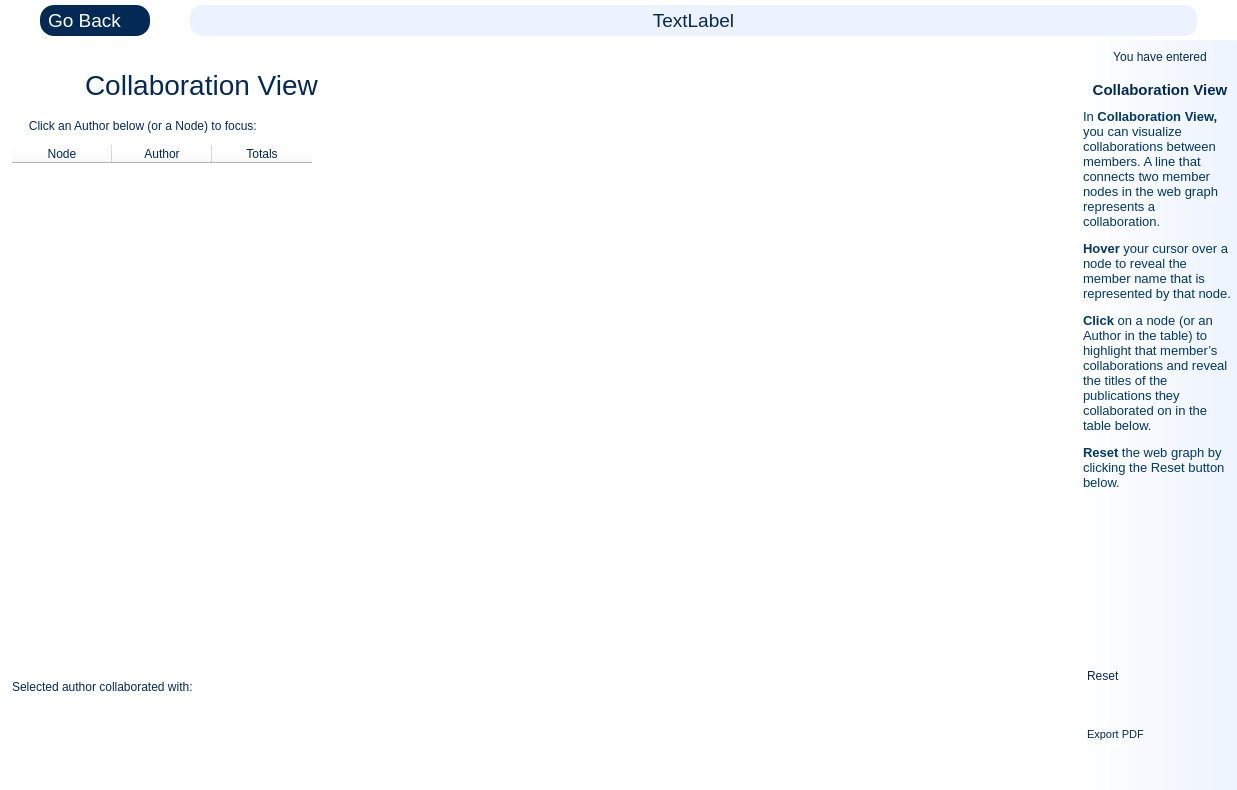
<?xml version="1.0" encoding="UTF-8"?>
<ui version="4.0">
 <class>CollabWebGraph</class>
 <widget class="QDialog" name="CollabWebGraph">
  <property name="geometry">
   <rect>
    <x>0</x>
    <y>0</y>
    <width>1237</width>
    <height>790</height>
   </rect>
  </property>
  <property name="windowTitle">
   <string>Collaboration View</string>
  </property>
  <property name="styleSheet">
   <string notr="true">background-color:rgb(255, 255, 255);</string>
  </property>
  <property name="sizeGripEnabled">
   <bool>false</bool>
  </property>
  <layout class="QVBoxLayout" name="verticalLayout">
   <property name="spacing">
    <number>0</number>
   </property>
   <property name="leftMargin">
    <number>0</number>
   </property>
   <property name="topMargin">
    <number>0</number>
   </property>
   <property name="rightMargin">
    <number>0</number>
   </property>
   <property name="bottomMargin">
    <number>0</number>
   </property>
   <item>
    <widget class="QFrame" name="frame">
     <property name="minimumSize">
      <size>
       <width>0</width>
       <height>40</height>
      </size>
     </property>
     <property name="maximumSize">
      <size>
       <width>16777215</width>
       <height>40</height>
      </size>
     </property>
     <property name="sizeIncrement">
      <size>
       <width>0</width>
       <height>0</height>
      </size>
     </property>
     <property name="frameShape">
      <enum>QFrame::NoFrame</enum>
     </property>
     <property name="frameShadow">
      <enum>QFrame::Plain</enum>
     </property>
     <layout class="QHBoxLayout" name="horizontalLayout_4">
      <property name="spacing">
       <number>0</number>
      </property>
      <property name="leftMargin">
       <number>0</number>
      </property>
      <property name="topMargin">
       <number>2</number>
      </property>
      <property name="rightMargin">
       <number>0</number>
      </property>
      <property name="bottomMargin">
       <number>0</number>
      </property>
      <item>
       <spacer name="horizontalSpacer_3">
        <property name="orientation">
         <enum>Qt::Horizontal</enum>
        </property>
        <property name="sizeType">
         <enum>QSizePolicy::Maximum</enum>
        </property>
        <property name="sizeHint" stdset="0">
         <size>
          <width>40</width>
          <height>20</height>
         </size>
        </property>
       </spacer>
      </item>
      <item>
       <widget class="QPushButton" name="pushButton_5">
        <property name="sizePolicy">
         <sizepolicy hsizetype="Fixed" vsizetype="Fixed">
          <horstretch>0</horstretch>
          <verstretch>0</verstretch>
         </sizepolicy>
        </property>
        <property name="minimumSize">
         <size>
          <width>110</width>
          <height>0</height>
         </size>
        </property>
        <property name="font">
         <font>
          <pointsize>14</pointsize>
          <weight>50</weight>
          <bold>false</bold>
         </font>
        </property>
        <property name="cursor">
         <cursorShape>PointingHandCursor</cursorShape>
        </property>
        <property name="styleSheet">
         <string notr="true">QPushButton {
color:white;
background-color:rgb(3, 41, 85);
border-radius: 14px;
padding:4px;

}
QPushButton:pressed {
	/* Color to use for clicking*/
    background-color: rgb(7, 100, 207);
    border-style: inset;
}



</string>
        </property>
        <property name="text">
         <string>Go Back    </string>
        </property>
        <property name="icon">
         <iconset>
          <normalon>:/BackButton.png</normalon>
         </iconset>
        </property>
        <property name="shortcut">
         <string>Ctrl+W</string>
        </property>
       </widget>
      </item>
      <item>
       <spacer name="horizontalSpacer_5">
        <property name="orientation">
         <enum>Qt::Horizontal</enum>
        </property>
        <property name="sizeType">
         <enum>QSizePolicy::Maximum</enum>
        </property>
        <property name="sizeHint" stdset="0">
         <size>
          <width>40</width>
          <height>20</height>
         </size>
        </property>
       </spacer>
      </item>
      <item>
       <widget class="QLabel" name="WG_FilePath">
        <property name="sizePolicy">
         <sizepolicy hsizetype="Ignored" vsizetype="Fixed">
          <horstretch>0</horstretch>
          <verstretch>0</verstretch>
         </sizepolicy>
        </property>
        <property name="minimumSize">
         <size>
          <width>0</width>
          <height>0</height>
         </size>
        </property>
        <property name="maximumSize">
         <size>
          <width>16777215</width>
          <height>16777215</height>
         </size>
        </property>
        <property name="font">
         <font>
          <pointsize>14</pointsize>
         </font>
        </property>
        <property name="focusPolicy">
         <enum>Qt::StrongFocus</enum>
        </property>
        <property name="styleSheet">
         <string notr="true">color:rgb(3, 41, 85);
background-color:#EDF3FE;
border-radius: 12px;
padding:4px;</string>
        </property>
        <property name="text">
         <string>TextLabel</string>
        </property>
        <property name="alignment">
         <set>Qt::AlignCenter</set>
        </property>
       </widget>
      </item>
      <item>
       <spacer name="horizontalSpacer_4">
        <property name="orientation">
         <enum>Qt::Horizontal</enum>
        </property>
        <property name="sizeType">
         <enum>QSizePolicy::Maximum</enum>
        </property>
        <property name="sizeHint" stdset="0">
         <size>
          <width>40</width>
          <height>20</height>
         </size>
        </property>
       </spacer>
      </item>
     </layout>
    </widget>
   </item>
   <item>
    <widget class="QFrame" name="frame_2">
     <property name="frameShape">
      <enum>QFrame::NoFrame</enum>
     </property>
     <property name="frameShadow">
      <enum>QFrame::Plain</enum>
     </property>
     <layout class="QHBoxLayout" name="horizontalLayout_2">
      <property name="spacing">
       <number>0</number>
      </property>
      <property name="leftMargin">
       <number>0</number>
      </property>
      <property name="topMargin">
       <number>0</number>
      </property>
      <property name="rightMargin">
       <number>0</number>
      </property>
      <property name="bottomMargin">
       <number>0</number>
      </property>
      <item>
       <layout class="QGridLayout" name="gridLayout" rowstretch="1,8,1" columnstretch="1,2,0" rowminimumheight="0,0,0">
        <property name="topMargin">
         <number>10</number>
        </property>
        <item row="0" column="0">
         <layout class="QHBoxLayout" name="horizontalLayout" stretch="0,0,0">
          <property name="spacing">
           <number>0</number>
          </property>
          <item>
           <widget class="QFrame" name="frame_3">
            <property name="styleSheet">
             <string notr="true"/>
            </property>
            <property name="frameShape">
             <enum>QFrame::NoFrame</enum>
            </property>
            <property name="frameShadow">
             <enum>QFrame::Raised</enum>
            </property>
            <layout class="QHBoxLayout" name="horizontalLayout_3">
             <property name="spacing">
              <number>0</number>
             </property>
             <property name="leftMargin">
              <number>0</number>
             </property>
             <property name="topMargin">
              <number>0</number>
             </property>
             <property name="rightMargin">
              <number>0</number>
             </property>
             <property name="bottomMargin">
              <number>0</number>
             </property>
             <item>
              <spacer name="horizontalSpacer_2">
               <property name="orientation">
                <enum>Qt::Horizontal</enum>
               </property>
               <property name="sizeType">
                <enum>QSizePolicy::Fixed</enum>
               </property>
               <property name="sizeHint" stdset="0">
                <size>
                 <width>45</width>
                 <height>20</height>
                </size>
               </property>
              </spacer>
             </item>
             <item>
              <widget class="QPushButton" name="pushButton_4">
               <property name="sizePolicy">
                <sizepolicy hsizetype="Fixed" vsizetype="Fixed">
                 <horstretch>0</horstretch>
                 <verstretch>0</verstretch>
                </sizepolicy>
               </property>
               <property name="styleSheet">
                <string notr="true">QPushButton {
    border-style: hidden;
    border-width: 0px;
	border-radius:13px;
	border-color: rgba(0,0,0,0);
    /*min-width: 5em;*/
	padding-left: 4px; padding-right: 4px;
}</string>
               </property>
               <property name="text">
                <string/>
               </property>
               <property name="icon">
                <iconset>
                 <normalon>:/Action Icons/WebGraph512.png</normalon>
                </iconset>
               </property>
               <property name="iconSize">
                <size>
                 <width>48</width>
                 <height>48</height>
                </size>
               </property>
              </widget>
             </item>
            </layout>
           </widget>
          </item>
          <item>
           <widget class="QLabel" name="label_2">
            <property name="sizePolicy">
             <sizepolicy hsizetype="Fixed" vsizetype="Preferred">
              <horstretch>0</horstretch>
              <verstretch>0</verstretch>
             </sizepolicy>
            </property>
            <property name="font">
             <font>
              <pointsize>21</pointsize>
             </font>
            </property>
            <property name="styleSheet">
             <string notr="true">color:rgb(3, 41, 85);</string>
            </property>
            <property name="text">
             <string>Collaboration View</string>
            </property>
            <property name="alignment">
             <set>Qt::AlignLeading|Qt::AlignLeft|Qt::AlignVCenter</set>
            </property>
           </widget>
          </item>
          <item>
           <spacer name="horizontalSpacer">
            <property name="orientation">
             <enum>Qt::Horizontal</enum>
            </property>
            <property name="sizeType">
             <enum>QSizePolicy::MinimumExpanding</enum>
            </property>
            <property name="sizeHint" stdset="0">
             <size>
              <width>60</width>
              <height>20</height>
             </size>
            </property>
           </spacer>
          </item>
         </layout>
        </item>
        <item row="1" column="0">
         <layout class="QVBoxLayout" name="verticalLayout_3">
          <property name="spacing">
           <number>12</number>
          </property>
          <property name="sizeConstraint">
           <enum>QLayout::SetFixedSize</enum>
          </property>
          <property name="leftMargin">
           <number>12</number>
          </property>
          <property name="rightMargin">
           <number>5</number>
          </property>
          <property name="bottomMargin">
           <number>8</number>
          </property>
          <item alignment="Qt::AlignLeft">
           <widget class="QLabel" name="label_3">
            <property name="styleSheet">
             <string notr="true">color:rgb(3, 41, 85);</string>
            </property>
            <property name="text">
             <string>     Click an Author below (or a Node) to focus:</string>
            </property>
            <property name="alignment">
             <set>Qt::AlignCenter</set>
            </property>
           </widget>
          </item>
          <item alignment="Qt::AlignLeft">
           <widget class="QTableWidget" name="table_WebGraph_author">
            <property name="sizePolicy">
             <sizepolicy hsizetype="MinimumExpanding" vsizetype="Expanding">
              <horstretch>0</horstretch>
              <verstretch>0</verstretch>
             </sizepolicy>
            </property>
            <property name="minimumSize">
             <size>
              <width>300</width>
              <height>0</height>
             </size>
            </property>
            <property name="cursor" stdset="0">
             <cursorShape>PointingHandCursor</cursorShape>
            </property>
            <property name="focusPolicy">
             <enum>Qt::ClickFocus</enum>
            </property>
            <property name="styleSheet">
             <string notr="true">color:rgb(3, 41, 85);
</string>
            </property>
            <property name="frameShape">
             <enum>QFrame::NoFrame</enum>
            </property>
            <property name="editTriggers">
             <set>QAbstractItemView::NoEditTriggers</set>
            </property>
            <property name="alternatingRowColors">
             <bool>true</bool>
            </property>
            <property name="selectionMode">
             <enum>QAbstractItemView::SingleSelection</enum>
            </property>
            <property name="selectionBehavior">
             <enum>QAbstractItemView::SelectItems</enum>
            </property>
            <property name="showGrid">
             <bool>false</bool>
            </property>
            <property name="sortingEnabled">
             <bool>true</bool>
            </property>
            <property name="rowCount">
             <number>0</number>
            </property>
            <property name="columnCount">
             <number>3</number>
            </property>
            <attribute name="horizontalHeaderDefaultSectionSize">
             <number>100</number>
            </attribute>
            <attribute name="horizontalHeaderShowSortIndicator" stdset="0">
             <bool>true</bool>
            </attribute>
            <attribute name="verticalHeaderVisible">
             <bool>false</bool>
            </attribute>
            <column>
             <property name="text">
              <string>Node</string>
             </property>
            </column>
            <column>
             <property name="text">
              <string>Author</string>
             </property>
            </column>
            <column>
             <property name="text">
              <string>Totals</string>
             </property>
            </column>
           </widget>
          </item>
         </layout>
        </item>
        <item row="2" column="0" colspan="2">
         <layout class="QVBoxLayout" name="verticalLayout_4">
          <property name="spacing">
           <number>14</number>
          </property>
          <property name="leftMargin">
           <number>12</number>
          </property>
          <property name="topMargin">
           <number>8</number>
          </property>
          <property name="bottomMargin">
           <number>14</number>
          </property>
          <item>
           <widget class="QLabel" name="labal_selectedAuthor">
            <property name="styleSheet">
             <string notr="true">color:rgb(3, 41, 85);</string>
            </property>
            <property name="text">
             <string>Selected author collaborated with:</string>
            </property>
            <property name="alignment">
             <set>Qt::AlignLeading|Qt::AlignLeft|Qt::AlignTop</set>
            </property>
           </widget>
          </item>
          <item>
           <widget class="QTableWidget" name="tableWidget">
            <property name="focusPolicy">
             <enum>Qt::ClickFocus</enum>
            </property>
            <property name="styleSheet">
             <string notr="true">color:rgb(3, 41, 85);</string>
            </property>
            <property name="frameShape">
             <enum>QFrame::NoFrame</enum>
            </property>
            <property name="editTriggers">
             <set>QAbstractItemView::NoEditTriggers</set>
            </property>
            <property name="alternatingRowColors">
             <bool>true</bool>
            </property>
            <property name="selectionMode">
             <enum>QAbstractItemView::SingleSelection</enum>
            </property>
            <property name="selectionBehavior">
             <enum>QAbstractItemView::SelectRows</enum>
            </property>
            <property name="sortingEnabled">
             <bool>true</bool>
            </property>
            <property name="columnCount">
             <number>2</number>
            </property>
            <attribute name="horizontalHeaderVisible">
             <bool>false</bool>
            </attribute>
            <attribute name="horizontalHeaderStretchLastSection">
             <bool>true</bool>
            </attribute>
            <attribute name="verticalHeaderVisible">
             <bool>false</bool>
            </attribute>
            <attribute name="verticalHeaderHighlightSections">
             <bool>false</bool>
            </attribute>
            <column>
             <property name="text">
              <string>Authors:</string>
             </property>
            </column>
            <column>
             <property name="text">
              <string>Publication Titles:</string>
             </property>
            </column>
           </widget>
          </item>
         </layout>
        </item>
        <item row="0" column="2">
         <widget class="QFrame" name="frame_4">
          <property name="frameShape">
           <enum>QFrame::StyledPanel</enum>
          </property>
          <property name="frameShadow">
           <enum>QFrame::Raised</enum>
          </property>
         </widget>
        </item>
        <item row="1" column="1">
         <widget class="WebGraphWidget" name="widget" native="true">
          <property name="sizePolicy">
           <sizepolicy hsizetype="Expanding" vsizetype="Expanding">
            <horstretch>0</horstretch>
            <verstretch>0</verstretch>
           </sizepolicy>
          </property>
          <property name="styleSheet">
           <string notr="true">

QPushButton{
color:white;
background-color:#7A81FF;
border-radius: 32px; 
font-size: 24pt; 

}


QPushButton:hover:!pressed
{

 background-color: rgba(166, 193, 255, 166);
color:white;
border-radius: 32px; 
font-size: 24pt; 

}


QPushButton:pressed {
 background-color: rgba(166, 193, 255, 100);
color:white;
border-radius: 32px; 
font-size: 24pt; 

}

QPushButton:checked{

 background-color: rgba(166, 193, 255, 166);
color:white;
border-radius: 32px; 
font-size: 24pt; 

}

QToolTip {
    background: white;
	font-size: 18pt;
}





</string>
          </property>
          <widget class="QLabel" name="label_WG_error">
           <property name="geometry">
            <rect>
             <x>320</x>
             <y>230</y>
             <width>60</width>
             <height>16</height>
            </rect>
           </property>
           <property name="styleSheet">
            <string notr="true">background-color:rgba(0,0,0,0);</string>
           </property>
           <property name="text">
            <string/>
           </property>
           <property name="alignment">
            <set>Qt::AlignCenter</set>
           </property>
          </widget>
         </widget>
        </item>
        <item row="0" column="1" alignment="Qt::AlignHCenter">
         <widget class="QLabel" name="label_WG_title">
          <property name="sizePolicy">
           <sizepolicy hsizetype="Maximum" vsizetype="Preferred">
            <horstretch>0</horstretch>
            <verstretch>0</verstretch>
           </sizepolicy>
          </property>
          <property name="maximumSize">
           <size>
            <width>600</width>
            <height>16777215</height>
           </size>
          </property>
          <property name="font">
           <font>
            <pointsize>38</pointsize>
            <weight>50</weight>
            <bold>false</bold>
           </font>
          </property>
          <property name="styleSheet">
           <string notr="true">color:rgb(3, 41, 85);</string>
          </property>
          <property name="text">
           <string/>
          </property>
          <property name="alignment">
           <set>Qt::AlignCenter</set>
          </property>
         </widget>
        </item>
       </layout>
      </item>
      <item>
       <widget class="QFrame" name="frame_5">
        <property name="minimumSize">
         <size>
          <width>160</width>
          <height>0</height>
         </size>
        </property>
        <property name="maximumSize">
         <size>
          <width>160</width>
          <height>16777215</height>
         </size>
        </property>
        <property name="styleSheet">
         <string notr="true">background-color:qlineargradient(spread:pad, x1:1, y1:0.5, x2:0, y2:0.5, stop:0 rgba(237, 243, 254, 255), stop:1 rgba(255, 255, 255, 255))</string>
        </property>
        <property name="frameShape">
         <enum>QFrame::NoFrame</enum>
        </property>
        <property name="frameShadow">
         <enum>QFrame::Raised</enum>
        </property>
        <layout class="QVBoxLayout" name="verticalLayout_2">
         <property name="spacing">
          <number>5</number>
         </property>
         <property name="leftMargin">
          <number>6</number>
         </property>
         <property name="topMargin">
          <number>10</number>
         </property>
         <property name="rightMargin">
          <number>0</number>
         </property>
         <item>
          <widget class="QLabel" name="label_7">
           <property name="maximumSize">
            <size>
             <width>16777215</width>
             <height>50</height>
            </size>
           </property>
           <property name="styleSheet">
            <string notr="true">color:rgb(3, 41, 85);

background-color:none;</string>
           </property>
           <property name="text">
            <string>You have entered</string>
           </property>
           <property name="alignment">
            <set>Qt::AlignCenter</set>
           </property>
          </widget>
         </item>
         <item>
          <spacer name="verticalSpacer_7">
           <property name="orientation">
            <enum>Qt::Vertical</enum>
           </property>
           <property name="sizeType">
            <enum>QSizePolicy::Fixed</enum>
           </property>
           <property name="sizeHint" stdset="0">
            <size>
             <width>20</width>
             <height>12</height>
            </size>
           </property>
          </spacer>
         </item>
         <item>
          <widget class="QLabel" name="label_6">
           <property name="maximumSize">
            <size>
             <width>16777215</width>
             <height>70</height>
            </size>
           </property>
           <property name="font">
            <font>
             <pointsize>11</pointsize>
             <weight>75</weight>
             <bold>true</bold>
            </font>
           </property>
           <property name="styleSheet">
            <string notr="true">color:rgb(3, 41, 85);

background-color:none;</string>
           </property>
           <property name="text">
            <string>Collaboration View</string>
           </property>
           <property name="alignment">
            <set>Qt::AlignCenter</set>
           </property>
          </widget>
         </item>
         <item>
          <spacer name="verticalSpacer_6">
           <property name="orientation">
            <enum>Qt::Vertical</enum>
           </property>
           <property name="sizeType">
            <enum>QSizePolicy::Fixed</enum>
           </property>
           <property name="sizeHint" stdset="0">
            <size>
             <width>20</width>
             <height>5</height>
            </size>
           </property>
          </spacer>
         </item>
         <item>
          <widget class="QLabel" name="label">
           <property name="sizePolicy">
            <sizepolicy hsizetype="Preferred" vsizetype="Minimum">
             <horstretch>0</horstretch>
             <verstretch>0</verstretch>
            </sizepolicy>
           </property>
           <property name="minimumSize">
            <size>
             <width>0</width>
             <height>450</height>
            </size>
           </property>
           <property name="maximumSize">
            <size>
             <width>16777215</width>
             <height>450</height>
            </size>
           </property>
           <property name="font">
            <font>
             <pointsize>10</pointsize>
            </font>
           </property>
           <property name="styleSheet">
            <string notr="true">color:rgb(3, 41, 85);

background-color:none;</string>
           </property>
           <property name="text">
            <string notr="true">&lt;html&gt;&lt;head/&gt;&lt;body&gt;&lt;p&gt;&lt;span style=&quot; font-family:'Helvetica Neue'; color:#003868;&quot;&gt;In &lt;/span&gt;&lt;span style=&quot; font-family:'Helvetica Neue'; font-weight:600; color:#003868;&quot;&gt;Collaboration View,&lt;/span&gt;&lt;span style=&quot; font-family:'Helvetica Neue'; color:#003868;&quot;&gt; you can visualize collaborations between members. A line that connects two member nodes in the web graph represents a collaboration. &lt;/span&gt;&lt;/p&gt;&lt;p&gt;&lt;span style=&quot; font-family:'Helvetica Neue'; font-weight:600; color:#003868;&quot;&gt;Hover&lt;/span&gt;&lt;span style=&quot; font-family:'Helvetica Neue'; color:#003868;&quot;&gt; your cursor over a node to reveal the member name that is represented by that node.&lt;/span&gt;&lt;/p&gt;&lt;p&gt;&lt;span style=&quot; font-family:'Helvetica Neue'; font-weight:600; color:#003868;&quot;&gt;Click&lt;/span&gt;&lt;span style=&quot; font-family:'Helvetica Neue'; color:#003868;&quot;&gt; on a node (or an Author in the table) to highlight that member’s collaborations and reveal the titles of the publications they collaborated on in the table below.&lt;/span&gt;&lt;/p&gt;&lt;p&gt;&lt;span style=&quot; font-family:'Helvetica Neue'; font-weight:600; color:#003868;&quot;&gt;Reset&lt;/span&gt;&lt;span style=&quot; font-family:'Helvetica Neue'; color:#003868;&quot;&gt; the web graph by clicking the Reset button below.&lt;/span&gt;&lt;/p&gt;&lt;/body&gt;&lt;/html&gt;</string>
           </property>
           <property name="textFormat">
            <enum>Qt::RichText</enum>
           </property>
           <property name="alignment">
            <set>Qt::AlignLeading|Qt::AlignLeft|Qt::AlignTop</set>
           </property>
           <property name="wordWrap">
            <bool>true</bool>
           </property>
           <property name="margin">
            <number>6</number>
           </property>
           <property name="indent">
            <number>0</number>
           </property>
          </widget>
         </item>
         <item>
          <spacer name="verticalSpacer_5">
           <property name="orientation">
            <enum>Qt::Vertical</enum>
           </property>
           <property name="sizeType">
            <enum>QSizePolicy::MinimumExpanding</enum>
           </property>
           <property name="sizeHint" stdset="0">
            <size>
             <width>20</width>
             <height>40</height>
            </size>
           </property>
          </spacer>
         </item>
         <item>
          <widget class="QPushButton" name="WG_Button_Reset">
           <property name="enabled">
            <bool>false</bool>
           </property>
           <property name="sizePolicy">
            <sizepolicy hsizetype="Fixed" vsizetype="Fixed">
             <horstretch>0</horstretch>
             <verstretch>0</verstretch>
            </sizepolicy>
           </property>
           <property name="maximumSize">
            <size>
             <width>140</width>
             <height>16777215</height>
            </size>
           </property>
           <property name="font">
            <font>
             <pointsize>9</pointsize>
            </font>
           </property>
           <property name="cursor">
            <cursorShape>PointingHandCursor</cursorShape>
           </property>
           <property name="styleSheet">
            <string notr="true">QPushButton {
 background-color:qlineargradient(spread:pad, x1:1, y1:0.5, x2:0, y2:0.5, stop:0 rgba(151, 187, 254, 90), stop:1 rgba(255, 255, 255, 255));

	color:rgb(3, 41, 85);
   
    border-style: hidden;
    border-width: 0px;
	
	border-color: rgba(0,0,0,0);

	padding-left: 4px; padding-right: 25px;
	Text-align:left;
}

QPushButton:hover:!pressed
{
	background-color:qlineargradient(spread:pad, x1:1, y1:0.5, x2:0, y2:0.5, stop:0 rgba(151, 187, 254, 126), stop:1 rgba(255, 255, 255, 255));
	
    padding-left: 4px; padding-right: 25px;
    Text-align:left
}

QPushButton:pressed {

	background-color:qlineargradient(spread:pad, x1:1, y1:0.5, x2:0, y2:0.5, stop:0 rgba(0, 90, 254, 126), stop:1 rgba(255, 255, 255, 255));

    padding-left: 4px; padding-right: 25px;
    Text-align:left
}

QPushButton:disabled {
	 background-color: rgba(255, 255, 255, 0);
}

</string>
           </property>
           <property name="text">
            <string>Reset</string>
           </property>
           <property name="icon">
            <iconset>
             <normalon>:/Action Icons/WebGraph512.png</normalon>
            </iconset>
           </property>
           <property name="iconSize">
            <size>
             <width>48</width>
             <height>48</height>
            </size>
           </property>
           <property name="checkable">
            <bool>true</bool>
           </property>
          </widget>
         </item>
         <item>
          <spacer name="verticalSpacer_4">
           <property name="orientation">
            <enum>Qt::Vertical</enum>
           </property>
           <property name="sizeType">
            <enum>QSizePolicy::Maximum</enum>
           </property>
           <property name="sizeHint" stdset="0">
            <size>
             <width>20</width>
             <height>40</height>
            </size>
           </property>
          </spacer>
         </item>
         <item>
          <widget class="QPushButton" name="pushButton_2">
           <property name="sizePolicy">
            <sizepolicy hsizetype="Fixed" vsizetype="Fixed">
             <horstretch>0</horstretch>
             <verstretch>0</verstretch>
            </sizepolicy>
           </property>
           <property name="maximumSize">
            <size>
             <width>140</width>
             <height>16777215</height>
            </size>
           </property>
           <property name="font">
            <font>
             <pointsize>8</pointsize>
            </font>
           </property>
           <property name="cursor">
            <cursorShape>PointingHandCursor</cursorShape>
           </property>
           <property name="styleSheet">
            <string notr="true">QPushButton {
    background-color: rgba(255, 255, 255, 0);
	color:rgb(3, 41, 85);
   
    border-style: hidden;
    border-width: 0px;
	
	border-color: rgba(0,0,0,0);

	padding-left: 4px; padding-right: 25px;
	Text-align:left;
}

QPushButton:hover:!pressed
{
	background-color:qlineargradient(spread:pad, x1:1, y1:0.5, x2:0, y2:0.5, stop:0 rgba(151, 187, 254, 126), stop:1 rgba(255, 255, 255, 255));
	
    padding-left: 4px; padding-right: 25px;
    Text-align:left
}

QPushButton:pressed {

	background-color:qlineargradient(spread:pad, x1:1, y1:0.5, x2:0, y2:0.5, stop:0 rgba(0, 90, 254, 126), stop:1 rgba(255, 255, 255, 255));

    padding-left: 4px; padding-right: 25px;
    Text-align:left
}

</string>
           </property>
           <property name="text">
            <string>Export PDF</string>
           </property>
           <property name="icon">
            <iconset>
             <normalon>:/Action Icons/PDF512.png</normalon>
            </iconset>
           </property>
           <property name="iconSize">
            <size>
             <width>48</width>
             <height>48</height>
            </size>
           </property>
          </widget>
         </item>
         <item>
          <spacer name="verticalSpacer">
           <property name="orientation">
            <enum>Qt::Vertical</enum>
           </property>
           <property name="sizeType">
            <enum>QSizePolicy::Maximum</enum>
           </property>
           <property name="sizeHint" stdset="0">
            <size>
             <width>20</width>
             <height>40</height>
            </size>
           </property>
          </spacer>
         </item>
        </layout>
       </widget>
      </item>
     </layout>
    </widget>
   </item>
  </layout>
  <zorder>frame_2</zorder>
  <zorder>frame</zorder>
 </widget>
 <customwidgets>
  <customwidget>
   <class>WebGraphWidget</class>
   <extends>QWidget</extends>
   <header>gui/webgraphwidget.h</header>
   <container>1</container>
  </customwidget>
 </customwidgets>
 <resources/>
 <connections/>
</ui>
